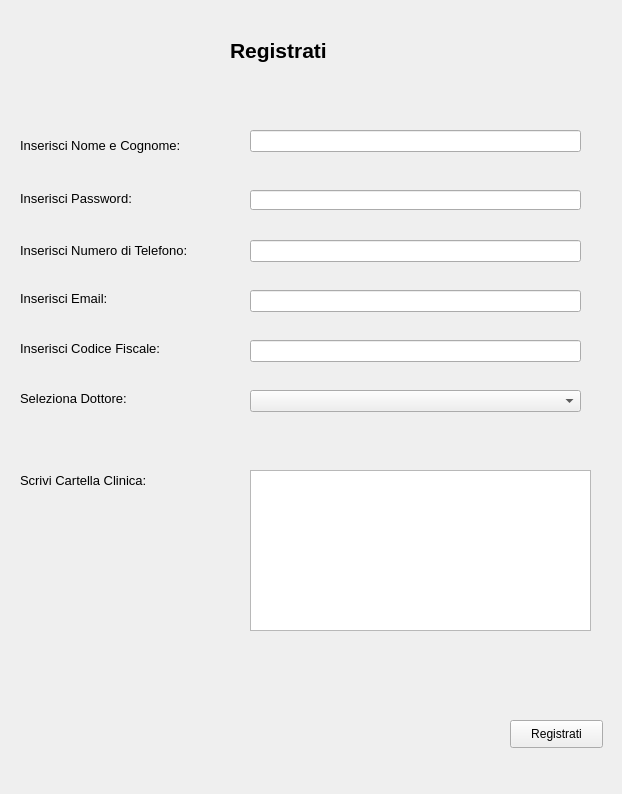
<?xml version="1.0" encoding="UTF-8"?>
<ui version="4.0">
 <class>Form</class>
 <widget class="QWidget" name="Form">
  <property name="geometry">
   <rect>
    <x>0</x>
    <y>0</y>
    <width>622</width>
    <height>794</height>
   </rect>
  </property>
  <property name="windowTitle">
   <string>Registrazione</string>
  </property>
  <widget class="QLabel" name="label">
   <property name="geometry">
    <rect>
     <x>230</x>
     <y>10</y>
     <width>151</width>
     <height>81</height>
    </rect>
   </property>
   <property name="font">
    <font>
     <pointsize>16</pointsize>
     <weight>75</weight>
     <bold>true</bold>
    </font>
   </property>
   <property name="text">
    <string>Registrati</string>
   </property>
  </widget>
  <widget class="QLabel" name="label_2">
   <property name="geometry">
    <rect>
     <x>20</x>
     <y>130</y>
     <width>211</width>
     <height>31</height>
    </rect>
   </property>
   <property name="font">
    <font>
     <pointsize>10</pointsize>
    </font>
   </property>
   <property name="text">
    <string>Inserisci Nome e Cognome:</string>
   </property>
  </widget>
  <widget class="QLabel" name="label_3">
   <property name="geometry">
    <rect>
     <x>20</x>
     <y>190</y>
     <width>201</width>
     <height>16</height>
    </rect>
   </property>
   <property name="font">
    <font>
     <pointsize>10</pointsize>
    </font>
   </property>
   <property name="text">
    <string>Inserisci Password:</string>
   </property>
  </widget>
  <widget class="QLabel" name="label_4">
   <property name="geometry">
    <rect>
     <x>20</x>
     <y>240</y>
     <width>231</width>
     <height>21</height>
    </rect>
   </property>
   <property name="font">
    <font>
     <pointsize>10</pointsize>
    </font>
   </property>
   <property name="text">
    <string>Inserisci Numero di Telefono:</string>
   </property>
  </widget>
  <widget class="QLabel" name="label_5">
   <property name="geometry">
    <rect>
     <x>20</x>
     <y>290</y>
     <width>211</width>
     <height>16</height>
    </rect>
   </property>
   <property name="font">
    <font>
     <pointsize>10</pointsize>
    </font>
   </property>
   <property name="text">
    <string>Inserisci Email:</string>
   </property>
  </widget>
  <widget class="QLabel" name="label_6">
   <property name="geometry">
    <rect>
     <x>20</x>
     <y>340</y>
     <width>221</width>
     <height>16</height>
    </rect>
   </property>
   <property name="font">
    <font>
     <pointsize>10</pointsize>
    </font>
   </property>
   <property name="text">
    <string>Inserisci Codice Fiscale:</string>
   </property>
  </widget>
  <widget class="QLabel" name="label_7">
   <property name="geometry">
    <rect>
     <x>20</x>
     <y>390</y>
     <width>181</width>
     <height>16</height>
    </rect>
   </property>
   <property name="font">
    <font>
     <pointsize>10</pointsize>
    </font>
   </property>
   <property name="text">
    <string>Seleziona Dottore:</string>
   </property>
  </widget>
  <widget class="QLineEdit" name="lineEdit">
   <property name="geometry">
    <rect>
     <x>250</x>
     <y>130</y>
     <width>331</width>
     <height>22</height>
    </rect>
   </property>
  </widget>
  <widget class="QLineEdit" name="lineEdit_2">
   <property name="geometry">
    <rect>
     <x>250</x>
     <y>240</y>
     <width>331</width>
     <height>22</height>
    </rect>
   </property>
  </widget>
  <widget class="QLineEdit" name="lineEdit_3">
   <property name="geometry">
    <rect>
     <x>250</x>
     <y>290</y>
     <width>331</width>
     <height>22</height>
    </rect>
   </property>
  </widget>
  <widget class="QLineEdit" name="lineEdit_4">
   <property name="geometry">
    <rect>
     <x>250</x>
     <y>340</y>
     <width>331</width>
     <height>22</height>
    </rect>
   </property>
  </widget>
  <widget class="QComboBox" name="comboBox">
   <property name="geometry">
    <rect>
     <x>250</x>
     <y>390</y>
     <width>331</width>
     <height>22</height>
    </rect>
   </property>
  </widget>
  <widget class="QPushButton" name="pushButton_2">
   <property name="geometry">
    <rect>
     <x>510</x>
     <y>720</y>
     <width>93</width>
     <height>28</height>
    </rect>
   </property>
   <property name="text">
    <string>Registrati</string>
   </property>
  </widget>
  <widget class="QLabel" name="label_8">
   <property name="geometry">
    <rect>
     <x>240</x>
     <y>670</y>
     <width>351</width>
     <height>20</height>
    </rect>
   </property>
   <property name="text">
    <string/>
   </property>
  </widget>
  <widget class="QLabel" name="label_9">
   <property name="geometry">
    <rect>
     <x>20</x>
     <y>470</y>
     <width>211</width>
     <height>21</height>
    </rect>
   </property>
   <property name="font">
    <font>
     <pointsize>10</pointsize>
    </font>
   </property>
   <property name="text">
    <string>Scrivi Cartella Clinica:</string>
   </property>
  </widget>
  <widget class="QTextEdit" name="textEdit">
   <property name="geometry">
    <rect>
     <x>250</x>
     <y>470</y>
     <width>341</width>
     <height>161</height>
    </rect>
   </property>
  </widget>
  <widget class="QLineEdit" name="lineEdit_5">
   <property name="geometry">
    <rect>
     <x>250</x>
     <y>190</y>
     <width>331</width>
     <height>20</height>
    </rect>
   </property>
  </widget>
 </widget>
 <resources/>
 <connections/>
</ui>
